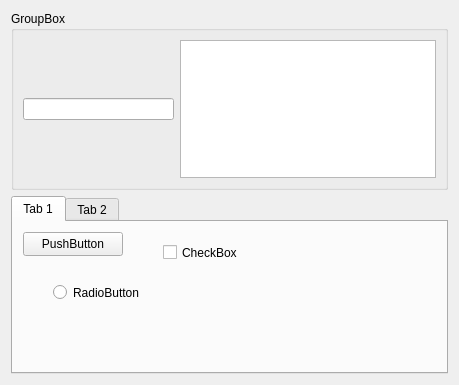
<?xml version="1.0" encoding="UTF-8"?>
<ui version="4.0">
 <class>Form</class>
 <widget class="QWidget" name="Form">
  <property name="geometry">
   <rect>
    <x>0</x>
    <y>0</y>
    <width>459</width>
    <height>385</height>
   </rect>
  </property>
  <property name="windowTitle">
   <string>Form</string>
  </property>
  <layout class="QGridLayout" name="gridLayout">
   <item row="0" column="0">
    <layout class="QVBoxLayout" name="verticalLayout">
     <item>
      <widget class="QGroupBox" name="groupBox">
       <property name="sizePolicy">
        <sizepolicy hsizetype="Preferred" vsizetype="Preferred">
         <horstretch>0</horstretch>
         <verstretch>1</verstretch>
        </sizepolicy>
       </property>
       <property name="title">
        <string>GroupBox</string>
       </property>
       <layout class="QGridLayout" name="gridLayout_3">
        <item row="0" column="0">
         <layout class="QGridLayout" name="gridLayout_2">
          <item row="0" column="0">
           <widget class="QLineEdit" name="lineEdit"/>
          </item>
          <item row="0" column="1">
           <widget class="QPlainTextEdit" name="plainTextEdit"/>
          </item>
         </layout>
        </item>
       </layout>
      </widget>
     </item>
     <item>
      <widget class="QTabWidget" name="tabWidget">
       <property name="sizePolicy">
        <sizepolicy hsizetype="Expanding" vsizetype="Expanding">
         <horstretch>0</horstretch>
         <verstretch>1</verstretch>
        </sizepolicy>
       </property>
       <property name="currentIndex">
        <number>0</number>
       </property>
       <widget class="QWidget" name="tab">
        <attribute name="title">
         <string>Tab 1</string>
        </attribute>
        <widget class="QPushButton" name="pushButton">
         <property name="geometry">
          <rect>
           <x>10</x>
           <y>10</y>
           <width>100</width>
           <height>24</height>
          </rect>
         </property>
         <property name="text">
          <string>PushButton</string>
         </property>
        </widget>
        <widget class="QCheckBox" name="checkBox">
         <property name="geometry">
          <rect>
           <x>150</x>
           <y>20</y>
           <width>89</width>
           <height>21</height>
          </rect>
         </property>
         <property name="text">
          <string>CheckBox</string>
         </property>
        </widget>
        <widget class="QRadioButton" name="radioButton">
         <property name="geometry">
          <rect>
           <x>40</x>
           <y>60</y>
           <width>103</width>
           <height>21</height>
          </rect>
         </property>
         <property name="text">
          <string>RadioButton</string>
         </property>
        </widget>
       </widget>
       <widget class="QWidget" name="tab_2">
        <attribute name="title">
         <string>Tab 2</string>
        </attribute>
        <layout class="QGridLayout" name="gridLayout_4">
         <item row="0" column="0">
          <layout class="QHBoxLayout" name="horizontalLayout">
           <item>
            <widget class="QListWidget" name="listWidget"/>
           </item>
           <item>
            <layout class="QVBoxLayout" name="verticalLayout_2">
             <item>
              <widget class="QTimeEdit" name="timeEdit"/>
             </item>
             <item>
              <widget class="QDateEdit" name="dateEdit"/>
             </item>
            </layout>
           </item>
          </layout>
         </item>
        </layout>
       </widget>
      </widget>
     </item>
    </layout>
   </item>
  </layout>
 </widget>
 <resources/>
 <connections/>
</ui>
